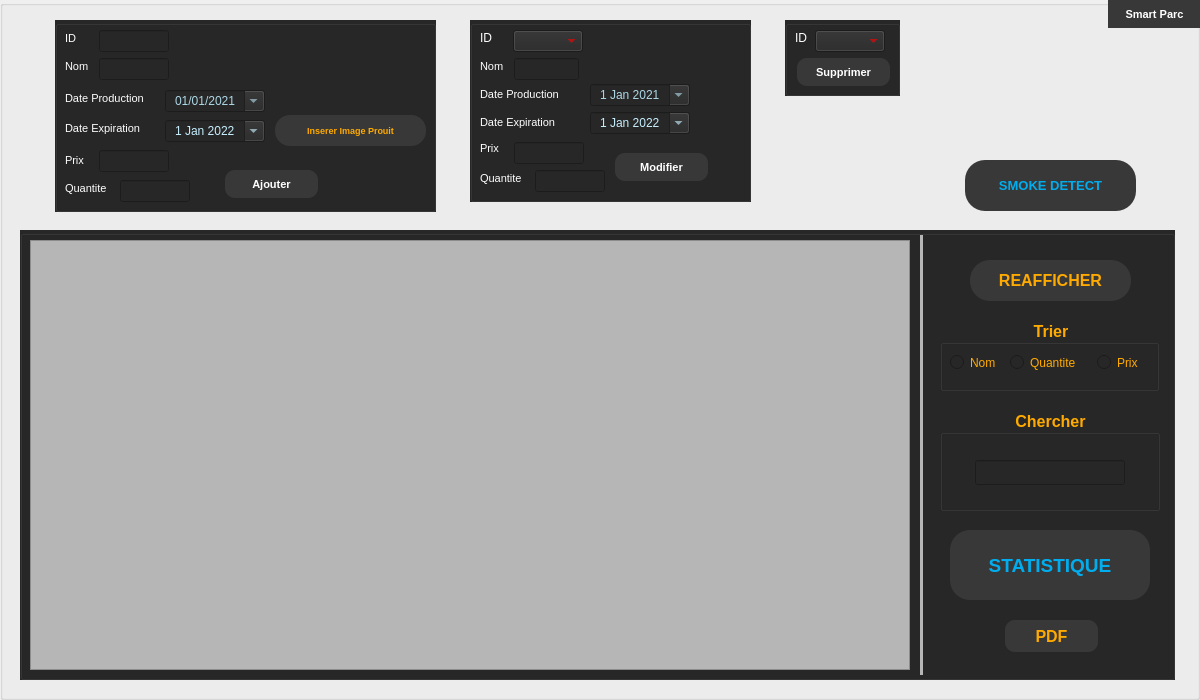
 <widget class="QDialog" name="GestionDesProduits">
  <property name="geometry">
   <rect>
    <x>0</x>
    <y>0</y>
    <width>1200</width>
    <height>700</height>
   </rect>
  </property>
  <property name="windowTitle">
   <string>Gestion Des Produits</string>
  </property>
  <property name="autoFillBackground">
   <bool>false</bool>
  </property>
  <property name="styleSheet">
   <string notr="true"/>
  </property>
  <widget class="QGroupBox" name="BG">
   <property name="geometry">
    <rect>
     <x>0</x>
     <y>0</y>
     <width>1200</width>
     <height>700</height>
    </rect>
   </property>
   <property name="title">
    <string/>
   </property>
   <widget class="QLabel" name="IMG">
    <property name="geometry">
     <rect>
      <x>0</x>
      <y>0</y>
      <width>1200</width>
      <height>700</height>
     </rect>
    </property>
    <property name="autoFillBackground">
     <bool>false</bool>
    </property>
    <property name="text">
     <string notr="true"/>
    </property>
    <property name="pixmap">
     <pixmap>FF.jpg</pixmap>
    </property>
    <property name="scaledContents">
     <bool>false</bool>
    </property>
    <property name="alignment">
     <set>Qt::AlignLeading|Qt::AlignLeft|Qt::AlignVCenter</set>
    </property>
   </widget>
   <widget class="QGroupBox" name="G4">
    <property name="geometry">
     <rect>
      <x>785</x>
      <y>20</y>
      <width>115</width>
      <height>76</height>
     </rect>
    </property>
    <property name="font">
     <font>
      <family>MS Shell Dlg 2</family>
      <pointsize>10</pointsize>
      <weight>50</weight>
      <bold>false</bold>
      <kerning>true</kerning>
     </font>
    </property>
    <property name="autoFillBackground">
     <bool>false</bool>
    </property>
    <property name="styleSheet">
     <string notr="true">color: rgb(255, 255, 255);
background-color: rgb(39, 39, 39);</string>
    </property>
    <property name="title">
     <string/>
    </property>
    <property name="alignment">
     <set>Qt::AlignCenter</set>
    </property>
    <widget class="QComboBox" name="comboBox_02">
     <property name="geometry">
      <rect>
       <x>30</x>
       <y>10</y>
       <width>70</width>
       <height>22</height>
      </rect>
     </property>
     <property name="styleSheet">
      <string notr="true">color: rgb(255, 0, 0);</string>
     </property>
    </widget>
    <widget class="QPushButton" name="Supprimer">
     <property name="geometry">
      <rect>
       <x>12</x>
       <y>38</y>
       <width>93</width>
       <height>28</height>
      </rect>
     </property>
     <property name="font">
      <font>
       <family>Arial</family>
       <pointsize>8</pointsize>
       <weight>75</weight>
       <bold>true</bold>
      </font>
     </property>
     <property name="styleSheet">
      <string notr="true">QPushButton
{
border-radius:10px;
background-color: rgb(56, 56, 56);
color: rgb(255, 255, 255);
}
QPushButton:hover
{
color: rgb(56, 56, 56);
background-color: rgb(255, 255, 255);
}</string>
     </property>
     <property name="text">
      <string>Supprimer</string>
     </property>
    </widget>
    <widget class="QLabel" name="label_13">
     <property name="geometry">
      <rect>
       <x>10</x>
       <y>10</y>
       <width>16</width>
       <height>16</height>
      </rect>
     </property>
     <property name="text">
      <string>ID</string>
     </property>
    </widget>
   </widget>
   <widget class="QGroupBox" name="G1">
    <property name="enabled">
     <bool>true</bool>
    </property>
    <property name="geometry">
     <rect>
      <x>55</x>
      <y>20</y>
      <width>381</width>
      <height>192</height>
     </rect>
    </property>
    <property name="font">
     <font>
      <pointsize>10</pointsize>
      <weight>50</weight>
      <bold>false</bold>
      <stylestrategy>PreferDefault</stylestrategy>
      <kerning>false</kerning>
     </font>
    </property>
    <property name="acceptDrops">
     <bool>false</bool>
    </property>
    <property name="autoFillBackground">
     <bool>false</bool>
    </property>
    <property name="styleSheet">
     <string notr="true">color: rgb(255, 255, 255);
background-color: rgb(39, 39, 39);</string>
    </property>
    <property name="title">
     <string/>
    </property>
    <property name="alignment">
     <set>Qt::AlignBottom|Qt::AlignHCenter</set>
    </property>
    <property name="flat">
     <bool>false</bool>
    </property>
    <widget class="QLabel" name="label_01">
     <property name="geometry">
      <rect>
       <x>10</x>
       <y>10</y>
       <width>16</width>
       <height>16</height>
      </rect>
     </property>
     <property name="font">
      <font>
       <pointsize>8</pointsize>
       <weight>50</weight>
       <bold>false</bold>
       <stylestrategy>PreferDefault</stylestrategy>
      </font>
     </property>
     <property name="text">
      <string>ID</string>
     </property>
     <property name="alignment">
      <set>Qt::AlignLeading|Qt::AlignLeft|Qt::AlignVCenter</set>
     </property>
    </widget>
    <widget class="QLabel" name="label_02">
     <property name="geometry">
      <rect>
       <x>10</x>
       <y>38</y>
       <width>27</width>
       <height>16</height>
      </rect>
     </property>
     <property name="font">
      <font>
       <pointsize>8</pointsize>
       <weight>50</weight>
       <bold>false</bold>
       <stylestrategy>PreferDefault</stylestrategy>
      </font>
     </property>
     <property name="text">
      <string>Nom</string>
     </property>
     <property name="alignment">
      <set>Qt::AlignLeading|Qt::AlignLeft|Qt::AlignVCenter</set>
     </property>
    </widget>
    <widget class="QLabel" name="label_05">
     <property name="geometry">
      <rect>
       <x>10</x>
       <y>160</y>
       <width>49</width>
       <height>16</height>
      </rect>
     </property>
     <property name="font">
      <font>
       <pointsize>8</pointsize>
       <weight>50</weight>
       <bold>false</bold>
       <stylestrategy>PreferDefault</stylestrategy>
      </font>
     </property>
     <property name="text">
      <string>Quantite</string>
     </property>
     <property name="alignment">
      <set>Qt::AlignLeading|Qt::AlignLeft|Qt::AlignVCenter</set>
     </property>
    </widget>
    <widget class="QLineEdit" name="lineEdit_02">
     <property name="geometry">
      <rect>
       <x>44</x>
       <y>38</y>
       <width>70</width>
       <height>22</height>
      </rect>
     </property>
     <property name="font">
      <font>
       <pointsize>8</pointsize>
       <weight>50</weight>
       <bold>false</bold>
       <stylestrategy>PreferDefault</stylestrategy>
      </font>
     </property>
     <property name="alignment">
      <set>Qt::AlignCenter</set>
     </property>
    </widget>
    <widget class="QLineEdit" name="lineEdit_04">
     <property name="geometry">
      <rect>
       <x>65</x>
       <y>160</y>
       <width>70</width>
       <height>22</height>
      </rect>
     </property>
     <property name="font">
      <font>
       <pointsize>8</pointsize>
       <weight>50</weight>
       <bold>false</bold>
       <stylestrategy>PreferDefault</stylestrategy>
      </font>
     </property>
     <property name="alignment">
      <set>Qt::AlignCenter</set>
     </property>
    </widget>
    <widget class="QLabel" name="label_06">
     <property name="geometry">
      <rect>
       <x>10</x>
       <y>130</y>
       <width>21</width>
       <height>20</height>
      </rect>
     </property>
     <property name="font">
      <font>
       <pointsize>8</pointsize>
       <weight>50</weight>
       <bold>false</bold>
       <stylestrategy>PreferDefault</stylestrategy>
      </font>
     </property>
     <property name="text">
      <string>Prix</string>
     </property>
     <property name="alignment">
      <set>Qt::AlignLeading|Qt::AlignLeft|Qt::AlignVCenter</set>
     </property>
    </widget>
    <widget class="QPushButton" name="Ajouter">
     <property name="geometry">
      <rect>
       <x>170</x>
       <y>150</y>
       <width>93</width>
       <height>28</height>
      </rect>
     </property>
     <property name="font">
      <font>
       <family>Arial</family>
       <pointsize>8</pointsize>
       <weight>75</weight>
       <bold>true</bold>
       <stylestrategy>PreferDefault</stylestrategy>
      </font>
     </property>
     <property name="styleSheet">
      <string notr="true">QPushButton
{
border-radius:10px;
background-color: rgb(56, 56, 56);
color: rgb(255, 255, 255);
}
QPushButton:hover
{
color: rgb(56, 56, 56);
background-color: rgb(255, 255, 255);
}</string>
     </property>
     <property name="text">
      <string>Ajouter</string>
     </property>
    </widget>
    <widget class="QLineEdit" name="lineEdit_01">
     <property name="enabled">
      <bool>true</bool>
     </property>
     <property name="geometry">
      <rect>
       <x>44</x>
       <y>10</y>
       <width>70</width>
       <height>22</height>
      </rect>
     </property>
     <property name="font">
      <font>
       <pointsize>8</pointsize>
       <weight>50</weight>
       <bold>false</bold>
       <stylestrategy>PreferDefault</stylestrategy>
      </font>
     </property>
     <property name="styleSheet">
      <string notr="true">color: rgb(255, 0, 0);</string>
     </property>
     <property name="alignment">
      <set>Qt::AlignCenter</set>
     </property>
    </widget>
    <widget class="QLabel" name="label_03">
     <property name="geometry">
      <rect>
       <x>10</x>
       <y>70</y>
       <width>92</width>
       <height>16</height>
      </rect>
     </property>
     <property name="font">
      <font>
       <pointsize>8</pointsize>
       <weight>50</weight>
       <bold>false</bold>
       <stylestrategy>PreferDefault</stylestrategy>
      </font>
     </property>
     <property name="text">
      <string>Date Production</string>
     </property>
     <property name="alignment">
      <set>Qt::AlignLeading|Qt::AlignLeft|Qt::AlignVCenter</set>
     </property>
    </widget>
    <widget class="QLabel" name="label_04">
     <property name="geometry">
      <rect>
       <x>10</x>
       <y>100</y>
       <width>88</width>
       <height>16</height>
      </rect>
     </property>
     <property name="font">
      <font>
       <pointsize>8</pointsize>
       <weight>50</weight>
       <bold>false</bold>
       <stylestrategy>PreferDefault</stylestrategy>
      </font>
     </property>
     <property name="text">
      <string>Date Expiration</string>
     </property>
     <property name="alignment">
      <set>Qt::AlignLeading|Qt::AlignLeft|Qt::AlignVCenter</set>
     </property>
    </widget>
    <widget class="QLineEdit" name="lineEdit_03">
     <property name="geometry">
      <rect>
       <x>44</x>
       <y>130</y>
       <width>70</width>
       <height>22</height>
      </rect>
     </property>
     <property name="font">
      <font>
       <pointsize>8</pointsize>
       <weight>50</weight>
       <bold>false</bold>
       <stylestrategy>PreferDefault</stylestrategy>
      </font>
     </property>
     <property name="alignment">
      <set>Qt::AlignCenter</set>
     </property>
     <property name="clearButtonEnabled">
      <bool>false</bool>
     </property>
    </widget>
    <widget class="QPushButton" name="Inserer_IMG">
     <property name="geometry">
      <rect>
       <x>220</x>
       <y>95</y>
       <width>151</width>
       <height>31</height>
      </rect>
     </property>
     <property name="font">
      <font>
       <pointsize>7</pointsize>
       <weight>75</weight>
       <bold>true</bold>
       <stylestrategy>PreferDefault</stylestrategy>
      </font>
     </property>
     <property name="styleSheet">
      <string notr="true">QPushButton
{
border-radius: 15px;
color: rgb(255, 170, 0);
background-color: rgba(56, 56, 56);
}
QPushButton:hover
{
color: rgb(56, 56, 56);
background-color: rgb(255, 170, 0);
}</string>
     </property>
     <property name="text">
      <string>Inserer Image Prouit</string>
     </property>
    </widget>
    <widget class="QDateEdit" name="dateEdit">
     <property name="geometry">
      <rect>
       <x>110</x>
       <y>70</y>
       <width>100</width>
       <height>22</height>
      </rect>
     </property>
     <property name="styleSheet">
      <string notr="true">background-color: rgb(39, 39, 39);
color: rgb(173,216, 230);</string>
     </property>
     <property name="alignment">
      <set>Qt::AlignCenter</set>
     </property>
     <property name="dateTime">
      <datetime>
       <hour>0</hour>
       <minute>0</minute>
       <second>0</second>
       <year>2021</year>
       <month>1</month>
       <day>1</day>
      </datetime>
     </property>
     <property name="maximumDateTime">
      <datetime>
       <hour>23</hour>
       <minute>59</minute>
       <second>59</second>
       <year>9999</year>
       <month>12</month>
       <day>31</day>
      </datetime>
     </property>
     <property name="minimumDateTime">
      <datetime>
       <hour>0</hour>
       <minute>0</minute>
       <second>0</second>
       <year>2021</year>
       <month>1</month>
       <day>1</day>
      </datetime>
     </property>
     <property name="maximumDate">
      <date>
       <year>9999</year>
       <month>12</month>
       <day>31</day>
      </date>
     </property>
     <property name="currentSection">
      <enum>QDateTimeEdit::DaySection</enum>
     </property>
     <property name="displayFormat">
      <string>dd/MM/yyyy</string>
     </property>
     <property name="calendarPopup">
      <bool>true</bool>
     </property>
     <property name="timeSpec">
      <enum>Qt::LocalTime</enum>
     </property>
     <property name="date">
      <date>
       <year>2021</year>
       <month>1</month>
       <day>1</day>
      </date>
     </property>
    </widget>
    <widget class="QDateEdit" name="dateEdit_2">
     <property name="geometry">
      <rect>
       <x>110</x>
       <y>100</y>
       <width>100</width>
       <height>22</height>
      </rect>
     </property>
     <property name="styleSheet">
      <string notr="true">background-color: rgb(39, 39, 39);
color: rgb(199, 239, 255);</string>
     </property>
     <property name="alignment">
      <set>Qt::AlignCenter</set>
     </property>
     <property name="dateTime">
      <datetime>
       <hour>0</hour>
       <minute>0</minute>
       <second>0</second>
       <year>2022</year>
       <month>1</month>
       <day>1</day>
      </datetime>
     </property>
     <property name="minimumDateTime">
      <datetime>
       <hour>0</hour>
       <minute>0</minute>
       <second>0</second>
       <year>2021</year>
       <month>1</month>
       <day>1</day>
      </datetime>
     </property>
     <property name="calendarPopup">
      <bool>true</bool>
     </property>
     <property name="timeSpec">
      <enum>Qt::LocalTime</enum>
     </property>
     <property name="date">
      <date>
       <year>2022</year>
       <month>1</month>
       <day>1</day>
      </date>
     </property>
    </widget>
    <widget class="QLabel" name="IMG_Added">
     <property name="geometry">
      <rect>
       <x>225</x>
       <y>10</y>
       <width>140</width>
       <height>80</height>
      </rect>
     </property>
     <property name="text">
      <string/>
     </property>
     <property name="alignment">
      <set>Qt::AlignCenter</set>
     </property>
    </widget>
   </widget>
   <widget class="QPushButton" name="Statistique">
    <property name="geometry">
     <rect>
      <x>950</x>
      <y>530</y>
      <width>200</width>
      <height>70</height>
     </rect>
    </property>
    <property name="font">
     <font>
      <family>Arial</family>
      <pointsize>14</pointsize>
      <weight>75</weight>
      <bold>true</bold>
     </font>
    </property>
    <property name="styleSheet">
     <string notr="true">
QPushButton
{
border-radius:20px;
background-color: rgb(56, 56, 56);
color: rgb(0, 174, 239);
}
QPushButton:hover
{
color: rgb(56, 56, 56);
background-color: rgb(0, 174, 239);
}
</string>
    </property>
    <property name="text">
     <string>STATISTIQUE</string>
    </property>
   </widget>
   <widget class="QGroupBox" name="G2">
    <property name="geometry">
     <rect>
      <x>20</x>
      <y>230</y>
      <width>1155</width>
      <height>450</height>
     </rect>
    </property>
    <property name="font">
     <font>
      <pointsize>10</pointsize>
     </font>
    </property>
    <property name="autoFillBackground">
     <bool>false</bool>
    </property>
    <property name="styleSheet">
     <string notr="true">color: rgb(255, 255, 255);
background-color: rgb(39, 39, 39);</string>
    </property>
    <property name="title">
     <string/>
    </property>
    <property name="alignment">
     <set>Qt::AlignCenter</set>
    </property>
    <widget class="QPushButton" name="PDF">
     <property name="geometry">
      <rect>
       <x>985</x>
       <y>390</y>
       <width>93</width>
       <height>32</height>
      </rect>
     </property>
     <property name="font">
      <font>
       <family>Arial</family>
       <pointsize>12</pointsize>
       <weight>75</weight>
       <bold>true</bold>
      </font>
     </property>
     <property name="styleSheet">
      <string notr="true">QPushButton
{
border-radius: 10px;
color: rgb(255, 170, 0);
background-color: rgba(56, 56, 56);
}
QPushButton:hover
{
color: rgb(56, 56, 56);
background-color: rgb(255, 170, 0);
}</string>
     </property>
     <property name="text">
      <string>PDF</string>
     </property>
    </widget>
    <widget class="QTableView" name="tableView">
     <property name="geometry">
      <rect>
       <x>10</x>
       <y>10</y>
       <width>880</width>
       <height>430</height>
      </rect>
     </property>
     <property name="font">
      <font>
       <family>Arial</family>
       <pointsize>9</pointsize>
       <weight>75</weight>
       <bold>true</bold>
      </font>
     </property>
     <property name="styleSheet">
      <string notr="true">color: rgb(39, 39, 39);
background-color: rgb(182, 182, 182);</string>
     </property>
     <property name="sizeAdjustPolicy">
      <enum>QAbstractScrollArea::AdjustIgnored</enum>
     </property>
     <property name="editTriggers">
      <set>QAbstractItemView::NoEditTriggers</set>
     </property>
     <property name="alternatingRowColors">
      <bool>true</bool>
     </property>
     <property name="showGrid">
      <bool>true</bool>
     </property>
     <property name="gridStyle">
      <enum>Qt::SolidLine</enum>
     </property>
     <property name="sortingEnabled">
      <bool>false</bool>
     </property>
     <attribute name="horizontalHeaderCascadingSectionResizes">
      <bool>true</bool>
     </attribute>
     <attribute name="horizontalHeaderDefaultSectionSize">
      <number>142</number>
     </attribute>
     <attribute name="horizontalHeaderStretchLastSection">
      <bool>true</bool>
     </attribute>
    </widget>
    <widget class="QGroupBox" name="TRIER">
     <property name="geometry">
      <rect>
       <x>920</x>
       <y>90</y>
       <width>219</width>
       <height>71</height>
      </rect>
     </property>
     <property name="font">
      <font>
       <family>Arial</family>
       <pointsize>12</pointsize>
       <weight>75</weight>
       <bold>true</bold>
      </font>
     </property>
     <property name="styleSheet">
      <string notr="true">color: rgb(255, 170, 0);
</string>
     </property>
     <property name="title">
      <string>Trier</string>
     </property>
     <property name="alignment">
      <set>Qt::AlignCenter</set>
     </property>
     <widget class="QRadioButton" name="TRIN">
      <property name="geometry">
       <rect>
        <x>10</x>
        <y>31</y>
        <width>58</width>
        <height>23</height>
       </rect>
      </property>
      <property name="font">
       <font>
        <pointsize>9</pointsize>
       </font>
      </property>
      <property name="styleSheet">
       <string notr="true"/>
      </property>
      <property name="text">
       <string>Nom</string>
      </property>
     </widget>
     <widget class="QRadioButton" name="TRIQ">
      <property name="geometry">
       <rect>
        <x>70</x>
        <y>31</y>
        <width>89</width>
        <height>23</height>
       </rect>
      </property>
      <property name="font">
       <font>
        <pointsize>9</pointsize>
       </font>
      </property>
      <property name="styleSheet">
       <string notr="true"/>
      </property>
      <property name="text">
       <string>Quantite</string>
      </property>
      <property name="checkable">
       <bool>true</bool>
      </property>
      <property name="checked">
       <bool>false</bool>
      </property>
     </widget>
     <widget class="QRadioButton" name="TRIP">
      <property name="geometry">
       <rect>
        <x>157</x>
        <y>31</y>
        <width>52</width>
        <height>23</height>
       </rect>
      </property>
      <property name="font">
       <font>
        <pointsize>9</pointsize>
       </font>
      </property>
      <property name="styleSheet">
       <string notr="true"/>
      </property>
      <property name="text">
       <string>Prix</string>
      </property>
     </widget>
    </widget>
    <widget class="QGroupBox" name="CHERCHER">
     <property name="geometry">
      <rect>
       <x>920</x>
       <y>180</y>
       <width>220</width>
       <height>101</height>
      </rect>
     </property>
     <property name="font">
      <font>
       <family>Arial</family>
       <pointsize>12</pointsize>
       <weight>75</weight>
       <bold>true</bold>
      </font>
     </property>
     <property name="styleSheet">
      <string notr="true">color: rgb(255, 170, 0);
</string>
     </property>
     <property name="title">
      <string>Chercher</string>
     </property>
     <property name="alignment">
      <set>Qt::AlignCenter</set>
     </property>
     <widget class="QLineEdit" name="lineEdit_09">
      <property name="geometry">
       <rect>
        <x>35</x>
        <y>50</y>
        <width>150</width>
        <height>25</height>
       </rect>
      </property>
      <property name="styleSheet">
       <string notr="true">color: rgb(255, 255, 255);</string>
      </property>
      <property name="alignment">
       <set>Qt::AlignCenter</set>
      </property>
     </widget>
    </widget>
    <widget class="QPushButton" name="Reafficher">
     <property name="geometry">
      <rect>
       <x>950</x>
       <y>30</y>
       <width>161</width>
       <height>41</height>
      </rect>
     </property>
     <property name="font">
      <font>
       <pointsize>12</pointsize>
       <weight>75</weight>
       <bold>true</bold>
      </font>
     </property>
     <property name="styleSheet">
      <string notr="true">QPushButton
{
border-radius: 20px;
color: rgb(255, 170, 0);
background-color: rgba(56, 56, 56);
}
QPushButton:hover
{
color: rgb(56, 56, 56);
background-color: rgb(255, 170, 0);
}</string>
     </property>
     <property name="text">
      <string>REAFFICHER</string>
     </property>
     <property name="flat">
      <bool>false</bool>
     </property>
    </widget>
    <widget class="Line" name="line">
     <property name="geometry">
      <rect>
       <x>900</x>
       <y>5</y>
       <width>3</width>
       <height>440</height>
      </rect>
     </property>
     <property name="styleSheet">
      <string notr="true">color: rgb(182, 182, 182);</string>
     </property>
     <property name="frameShadow">
      <enum>QFrame::Plain</enum>
     </property>
     <property name="lineWidth">
      <number>10</number>
     </property>
     <property name="midLineWidth">
      <number>0</number>
     </property>
     <property name="orientation">
      <enum>Qt::Vertical</enum>
     </property>
    </widget>
    <zorder>TRIER</zorder>
    <zorder>tableView</zorder>
    <zorder>CHERCHER</zorder>
    <zorder>PDF</zorder>
    <zorder>Reafficher</zorder>
    <zorder>line</zorder>
   </widget>
   <widget class="QPushButton" name="Quitter">
    <property name="geometry">
     <rect>
      <x>1108</x>
      <y>0</y>
      <width>93</width>
      <height>28</height>
     </rect>
    </property>
    <property name="font">
     <font>
      <pointsize>8</pointsize>
      <weight>75</weight>
      <bold>true</bold>
     </font>
    </property>
    <property name="styleSheet">
     <string notr="true">QPushButton
{
border-radius:20px;
background-color: rgb(56, 56, 56);
color: rgb(255, 255, 255);
}
QPushButton:hover
{
color: rgb(56, 56, 56);
background-color: rgb(255, 255, 255);
}</string>
    </property>
    <property name="text">
     <string>Smart Parc</string>
    </property>
   </widget>
   <widget class="QGroupBox" name="G3">
    <property name="enabled">
     <bool>true</bool>
    </property>
    <property name="geometry">
     <rect>
      <x>470</x>
      <y>20</y>
      <width>281</width>
      <height>182</height>
     </rect>
    </property>
    <property name="font">
     <font>
      <pointsize>10</pointsize>
      <weight>50</weight>
      <italic>false</italic>
      <bold>false</bold>
      <underline>false</underline>
      <strikeout>false</strikeout>
      <stylestrategy>PreferDefault</stylestrategy>
      <kerning>false</kerning>
     </font>
    </property>
    <property name="acceptDrops">
     <bool>false</bool>
    </property>
    <property name="autoFillBackground">
     <bool>false</bool>
    </property>
    <property name="styleSheet">
     <string notr="true">color: rgb(255, 255, 255);
background-color: rgb(39, 39, 39);</string>
    </property>
    <property name="title">
     <string/>
    </property>
    <property name="alignment">
     <set>Qt::AlignBottom|Qt::AlignHCenter</set>
    </property>
    <property name="flat">
     <bool>false</bool>
    </property>
    <widget class="QLineEdit" name="lineEdit_06">
     <property name="geometry">
      <rect>
       <x>44</x>
       <y>122</y>
       <width>70</width>
       <height>22</height>
      </rect>
     </property>
     <property name="font">
      <font>
       <pointsize>8</pointsize>
       <weight>50</weight>
       <bold>false</bold>
       <stylestrategy>PreferDefault</stylestrategy>
      </font>
     </property>
     <property name="alignment">
      <set>Qt::AlignCenter</set>
     </property>
    </widget>
    <widget class="QLabel" name="label_08">
     <property name="geometry">
      <rect>
       <x>10</x>
       <y>38</y>
       <width>27</width>
       <height>16</height>
      </rect>
     </property>
     <property name="font">
      <font>
       <pointsize>8</pointsize>
       <weight>50</weight>
       <bold>false</bold>
       <stylestrategy>PreferDefault</stylestrategy>
      </font>
     </property>
     <property name="text">
      <string>Nom</string>
     </property>
     <property name="alignment">
      <set>Qt::AlignLeading|Qt::AlignLeft|Qt::AlignVCenter</set>
     </property>
    </widget>
    <widget class="QLabel" name="label_09">
     <property name="geometry">
      <rect>
       <x>10</x>
       <y>66</y>
       <width>92</width>
       <height>16</height>
      </rect>
     </property>
     <property name="font">
      <font>
       <pointsize>8</pointsize>
       <weight>50</weight>
       <bold>false</bold>
       <stylestrategy>PreferDefault</stylestrategy>
      </font>
     </property>
     <property name="text">
      <string>Date Production</string>
     </property>
     <property name="alignment">
      <set>Qt::AlignLeading|Qt::AlignLeft|Qt::AlignVCenter</set>
     </property>
    </widget>
    <widget class="QLabel" name="label_07">
     <property name="geometry">
      <rect>
       <x>10</x>
       <y>10</y>
       <width>16</width>
       <height>16</height>
      </rect>
     </property>
     <property name="text">
      <string>ID</string>
     </property>
    </widget>
    <widget class="QLabel" name="label_12">
     <property name="geometry">
      <rect>
       <x>10</x>
       <y>120</y>
       <width>22</width>
       <height>16</height>
      </rect>
     </property>
     <property name="font">
      <font>
       <pointsize>8</pointsize>
       <weight>50</weight>
       <bold>false</bold>
       <stylestrategy>PreferDefault</stylestrategy>
      </font>
     </property>
     <property name="text">
      <string>Prix</string>
     </property>
     <property name="alignment">
      <set>Qt::AlignLeading|Qt::AlignLeft|Qt::AlignVCenter</set>
     </property>
    </widget>
    <widget class="QLineEdit" name="lineEdit_05">
     <property name="geometry">
      <rect>
       <x>44</x>
       <y>38</y>
       <width>65</width>
       <height>22</height>
      </rect>
     </property>
     <property name="font">
      <font>
       <pointsize>8</pointsize>
       <weight>50</weight>
       <bold>false</bold>
       <stylestrategy>PreferDefault</stylestrategy>
      </font>
     </property>
     <property name="alignment">
      <set>Qt::AlignCenter</set>
     </property>
    </widget>
    <widget class="QLabel" name="label_11">
     <property name="geometry">
      <rect>
       <x>10</x>
       <y>150</y>
       <width>49</width>
       <height>16</height>
      </rect>
     </property>
     <property name="font">
      <font>
       <pointsize>8</pointsize>
       <weight>50</weight>
       <bold>false</bold>
       <stylestrategy>PreferDefault</stylestrategy>
      </font>
     </property>
     <property name="text">
      <string>Quantite</string>
     </property>
     <property name="alignment">
      <set>Qt::AlignLeading|Qt::AlignLeft|Qt::AlignVCenter</set>
     </property>
    </widget>
    <widget class="QLabel" name="label_10">
     <property name="geometry">
      <rect>
       <x>10</x>
       <y>94</y>
       <width>88</width>
       <height>16</height>
      </rect>
     </property>
     <property name="font">
      <font>
       <pointsize>8</pointsize>
       <weight>50</weight>
       <bold>false</bold>
       <stylestrategy>PreferDefault</stylestrategy>
      </font>
     </property>
     <property name="text">
      <string>Date Expiration</string>
     </property>
     <property name="alignment">
      <set>Qt::AlignLeading|Qt::AlignLeft|Qt::AlignVCenter</set>
     </property>
    </widget>
    <widget class="QPushButton" name="Modifier">
     <property name="geometry">
      <rect>
       <x>145</x>
       <y>133</y>
       <width>93</width>
       <height>28</height>
      </rect>
     </property>
     <property name="font">
      <font>
       <family>Arial</family>
       <pointsize>8</pointsize>
       <weight>75</weight>
       <bold>true</bold>
       <stylestrategy>PreferDefault</stylestrategy>
      </font>
     </property>
     <property name="styleSheet">
      <string notr="true">QPushButton
{
border-radius:10px;
background-color: rgb(56, 56, 56);
color: rgb(255, 255, 255);
}
QPushButton:hover
{
color: rgb(56, 56, 56);
background-color: rgb(255, 255, 255);
}</string>
     </property>
     <property name="text">
      <string>Modifier</string>
     </property>
    </widget>
    <widget class="QComboBox" name="comboBox_01">
     <property name="geometry">
      <rect>
       <x>43</x>
       <y>10</y>
       <width>70</width>
       <height>22</height>
      </rect>
     </property>
     <property name="styleSheet">
      <string notr="true">color: rgb(255, 0, 0);</string>
     </property>
     <property name="editable">
      <bool>false</bool>
     </property>
     <property name="currentText">
      <string/>
     </property>
    </widget>
    <widget class="QLineEdit" name="lineEdit_07">
     <property name="geometry">
      <rect>
       <x>65</x>
       <y>150</y>
       <width>70</width>
       <height>22</height>
      </rect>
     </property>
     <property name="font">
      <font>
       <pointsize>8</pointsize>
       <weight>50</weight>
       <bold>false</bold>
       <stylestrategy>PreferDefault</stylestrategy>
      </font>
     </property>
     <property name="alignment">
      <set>Qt::AlignCenter</set>
     </property>
    </widget>
    <widget class="QDateEdit" name="dateEdit_3">
     <property name="geometry">
      <rect>
       <x>120</x>
       <y>64</y>
       <width>100</width>
       <height>22</height>
      </rect>
     </property>
     <property name="styleSheet">
      <string notr="true">background-color: rgb(39, 39, 39);
color: rgb(173,216, 230);</string>
     </property>
     <property name="alignment">
      <set>Qt::AlignCenter</set>
     </property>
     <property name="dateTime">
      <datetime>
       <hour>0</hour>
       <minute>0</minute>
       <second>0</second>
       <year>2021</year>
       <month>1</month>
       <day>1</day>
      </datetime>
     </property>
     <property name="minimumDateTime">
      <datetime>
       <hour>0</hour>
       <minute>0</minute>
       <second>0</second>
       <year>2021</year>
       <month>1</month>
       <day>1</day>
      </datetime>
     </property>
     <property name="calendarPopup">
      <bool>true</bool>
     </property>
     <property name="timeSpec">
      <enum>Qt::LocalTime</enum>
     </property>
     <property name="date">
      <date>
       <year>2021</year>
       <month>1</month>
       <day>1</day>
      </date>
     </property>
    </widget>
    <widget class="QDateEdit" name="dateEdit_4">
     <property name="geometry">
      <rect>
       <x>120</x>
       <y>92</y>
       <width>100</width>
       <height>22</height>
      </rect>
     </property>
     <property name="styleSheet">
      <string notr="true">background-color: rgb(39, 39, 39);
color: rgb(199, 239, 255);</string>
     </property>
     <property name="alignment">
      <set>Qt::AlignCenter</set>
     </property>
     <property name="dateTime">
      <datetime>
       <hour>0</hour>
       <minute>0</minute>
       <second>0</second>
       <year>2022</year>
       <month>1</month>
       <day>1</day>
      </datetime>
     </property>
     <property name="minimumDateTime">
      <datetime>
       <hour>0</hour>
       <minute>0</minute>
       <second>0</second>
       <year>2021</year>
       <month>1</month>
       <day>1</day>
      </datetime>
     </property>
     <property name="currentSection">
      <enum>QDateTimeEdit::DaySection</enum>
     </property>
     <property name="calendarPopup">
      <bool>true</bool>
     </property>
     <property name="timeSpec">
      <enum>Qt::LocalTime</enum>
     </property>
     <property name="date">
      <date>
       <year>2022</year>
       <month>1</month>
       <day>1</day>
      </date>
     </property>
    </widget>
   </widget>
   <widget class="QPushButton" name="SDA">
    <property name="geometry">
     <rect>
      <x>965</x>
      <y>160</y>
      <width>171</width>
      <height>51</height>
     </rect>
    </property>
    <property name="font">
     <font>
      <family>Arial</family>
      <pointsize>10</pointsize>
      <weight>75</weight>
      <bold>true</bold>
     </font>
    </property>
    <property name="styleSheet">
     <string notr="true">
QPushButton
{
border-radius:20px;
background-color: rgb(56, 56, 56);
color: rgb(0, 174, 239);
}
QPushButton:hover
{
color: rgb(56, 56, 56);
background-color: rgb(0, 174, 239);
}
</string>
    </property>
    <property name="text">
     <string>SMOKE DETECT</string>
    </property>
   </widget>
   <zorder>IMG</zorder>
   <zorder>G1</zorder>
   <zorder>G2</zorder>
   <zorder>G3</zorder>
   <zorder>G4</zorder>
   <zorder>Quitter</zorder>
   <zorder>Statistique</zorder>
   <zorder>SDA</zorder>
  </widget>
 </widget>
